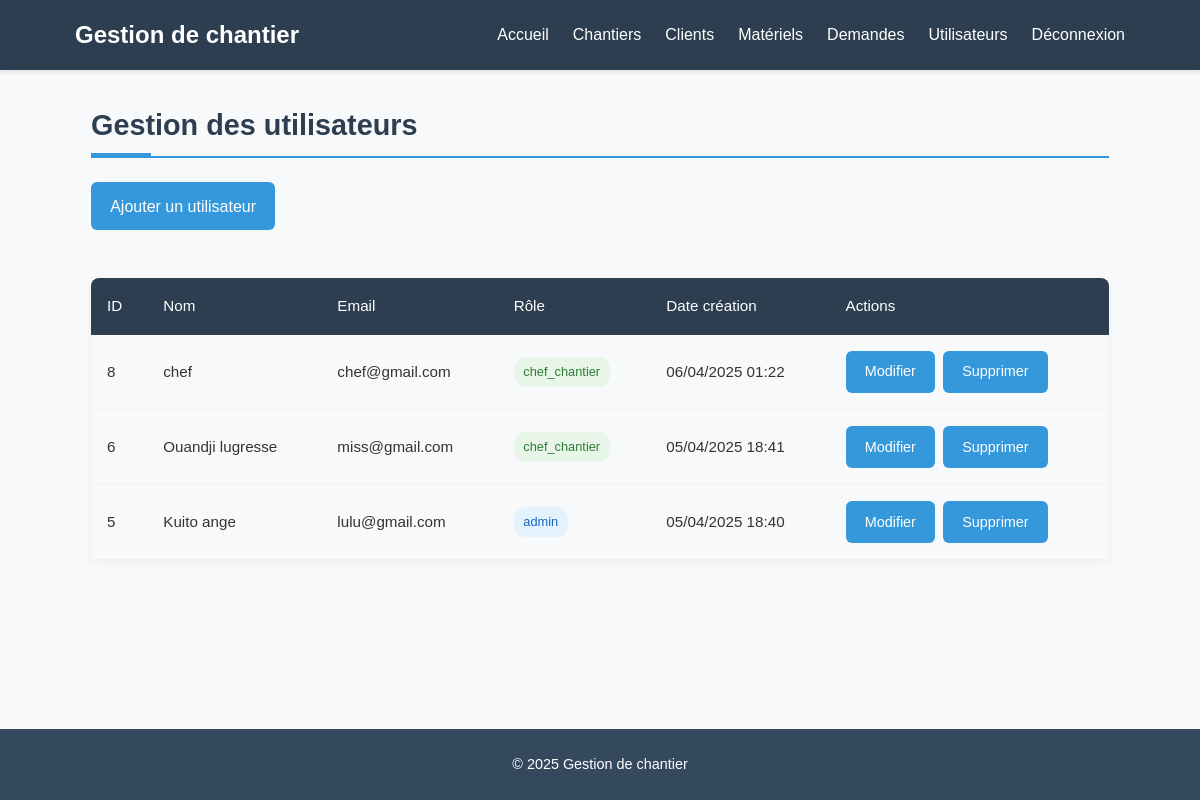
/pages/utilisateurs/liste.php (signed in), run on the app's committed database.
### tables this page shows
CREATE TABLE `users` (
  `id` int(11) NOT NULL,
  `nom` varchar(100) NOT NULL,
  `email` varchar(100) NOT NULL,
  `password` varchar(255) NOT NULL,
  `role` enum('admin','chef_chantier') NOT NULL,
  `created_at` timestamp NOT NULL DEFAULT current_timestamp()
);

### pages/utilisateurs/liste.php (the view, shortened to what this page needs)
<?php
require_once '../../includes/config.php';
$stmt = $db->query("SELECT * FROM users ORDER BY created_at DESC");
$users = $stmt->fetchAll();
require_once '../../includes/header.php';
?>
<link rel="stylesheet" href="../../assets/css/liste.css">
<link rel="stylesheet" href="../../assets/css/style.css">
<div class="user-management-container">
    <h2>Gestion des utilisateurs</h2>
    <a href="ajouter.php" class="add-user-btn">Ajouter un utilisateur</a>
    <div class="table-responsive">
        <table class="users-table">
            <thead>
                <tr>
                    <th>ID</th>
                    <th>Nom</th>
                    <th>Email</th>
                    <th>Rôle</th>
                    <th>Date création</th>
                    <th>Actions</th>
                </tr>
            </thead>
            <tbody>
                <?php foreach ($users as $user): ?>
                <tr>
                    <td><?= $user['id'] ?></td>
                    <td><?= htmlspecialchars($user['nom']) ?></td>
                    <td><?= htmlspecialchars($user['email']) ?></td>
                    <td><span class="role-badge <?= $user['role'] ?>"><?= $user['role'] ?></span></td>
                    <td><?= date('d/m/Y H:i', strtotime($user['created_at'])) ?></td>
                    <td>
                        <div class="action-buttons">
                            <a href="modifier.php?id=<?= $user['id'] ?>" class="btn edit-btn">Modifier</a>
                            <a href="supprimer.php?id=<?= $user['id'] ?>" class="btn delete-btn" onclick="return confirm('Êtes-vous sûr ?')">Supprimer</a>
                        </div>
                    </td>
                </tr>
                <?php endforeach; ?>
            </tbody>
        </table>
    </div>
</div>
<?php require_once '../../includes/footer.php'; ?>

### assets/css/style.css (style rules this page uses)
* { margin: 0; padding: 0; box-sizing: border-box; }
body { font-family: 'Arial', sans-serif; line-height: 1.6; color: #333; background-color: #f8f9fa; display: flex; flex-direction: column; min-height: 100vh; }
.btn { display: inline-block; background: #3498db; color: white; padding: 0.6rem 1.2rem; border-radius: 6px; text-decoration: none; font-size: 0.9rem; transition: background 0.3s; }
h2 { color: #2c3e50; font-size: 1.8rem; margin-bottom: 1.5rem; padding-bottom: 0.5rem; position: relative; }
h2::after { content: ''; position: absolute; left: 0; bottom: 0; width: 60px; height: 3px; background: #3498db; }

### assets/css/liste.css (style rules this page uses)
.user-management-container { max-width: 1200px; margin: 2rem auto; padding: 0 1rem; }
.user-management-container h2 { color: #2c3e50; font-size: 1.8rem; margin-bottom: 1.5rem; padding-bottom: 0.5rem; border-bottom: 2px solid #3498db; }
.add-user-btn { display: inline-block; background-color: #3498db; color: white; padding: 0.7rem 1.2rem; border-radius: 6px; text-decoration: none; margin-bottom: 1.5rem; transition: all 0.2s ease; }
.table-responsive { overflow-x: auto; margin: 1.5rem 0; box-shadow: 0 2px 10px rgba(0, 0, 0, 0.05); border-radius: 8px; }
.users-table { width: 100%; border-collapse: collapse; font-size: 0.95rem; }
.users-table th { background-color: #2c3e50; color: white; padding: 1rem; text-align: left; font-weight: 500; }
.users-table td { padding: 1rem; border-bottom: 1px solid #f0f0f0; }
.users-table tr:nth-child(even) { background-color: #f8f9fa; }
.role-badge { display: inline-block; padding: 0.3rem 0.6rem; border-radius: 12px; font-size: 0.8rem; font-weight: 500; }
.role-badge.admin { background-color: #e3f2fd; color: #1565c0; }
.role-badge.chef_chantier { background-color: #e8f5e9; color: #2e7d32; }
.action-buttons { display: flex; gap: 0.5rem; }
.btn { padding: 0.5rem 1rem; border-radius: 4px; font-size: 0.85rem; text-decoration: none; transition: all 0.2s ease; }
.edit-btn { background-color: #3498db; color: white; }
.delete-btn { background-color: #f44336; color: white; }

### data on the page
users: id "8", nom "chef", email "chef@gmail.com", role "chef_chantier", created_at "06/04/2025 01:22"
users: id "6", nom "Ouandji lugresse", email "miss@gmail.com", role "chef_chantier", created_at "05/04/2025 18:41"
users: id "5", nom "Kuito ange", email "lulu@gmail.com", role "admin", created_at "05/04/2025 18:40"
